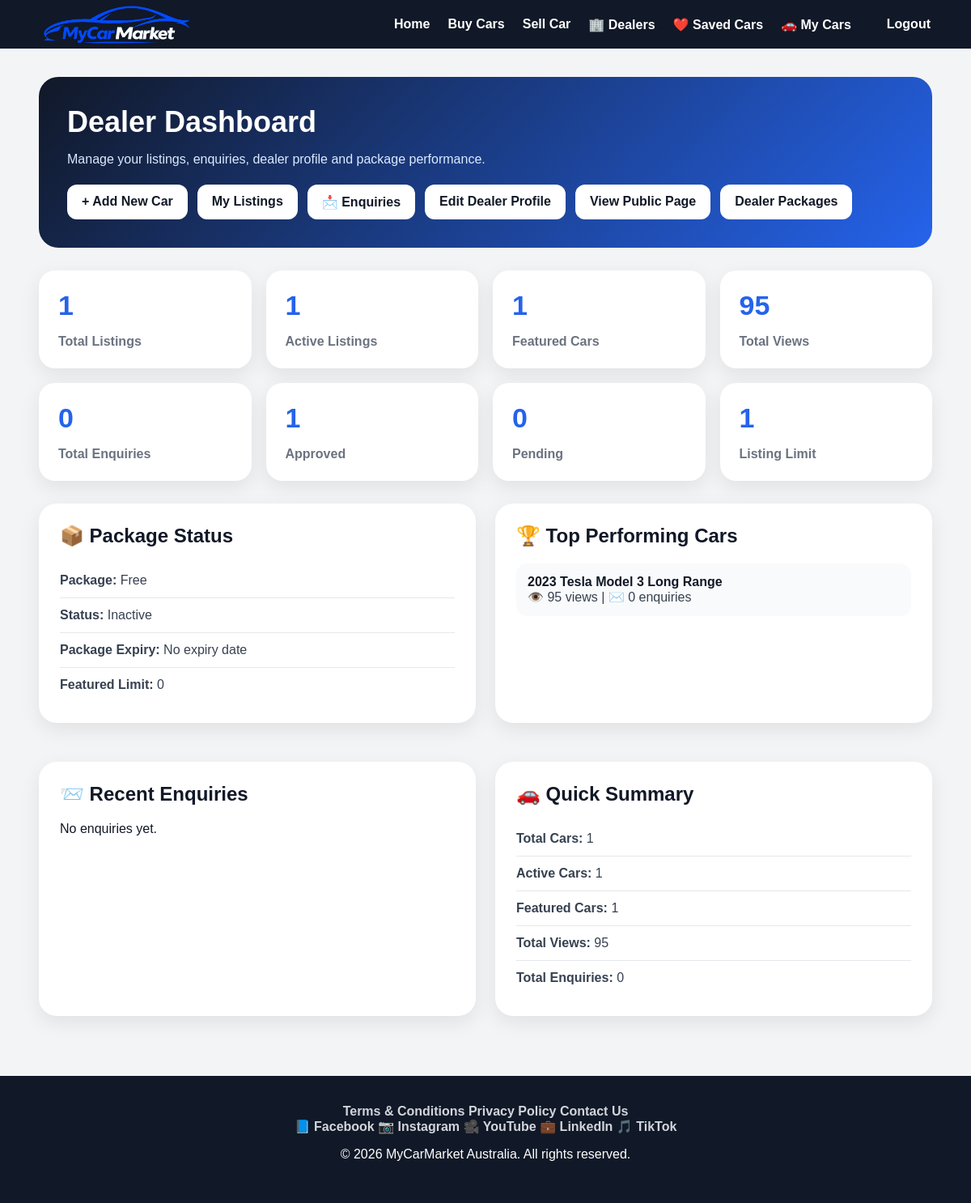
/cars/dealer/dashboard/ (signed in), run on the app's committed database.
### vehicles/models/car_models.py (models this page shows, shortened)
class Car(models.Model):
    seller = models.ForeignKey(
        User,
        on_delete=models.CASCADE,
        related_name='cars',
        null=True,
        blank=True
    )
    title = models.CharField(max_length=200)
    slug = models.SlugField(max_length=255, unique=True, blank=True, null=True)
    make = models.CharField(max_length=100)
    model = models.CharField(max_length=100)
    year = models.PositiveIntegerField()
    price = models.DecimalField(max_digits=12, decimal_places=2)
    kilometres = models.PositiveIntegerField()
    body_type = models.CharField(
        max_length=50,
        choices=BODY_TYPE_CHOICES,
        blank=True
    )
    transmission = models.CharField(
        max_length=50,
        choices=TRANSMISSION_CHOICES,
        blank=True
    )
    fuel_type = models.CharField(
        max_length=50,
        choices=FUEL_TYPE_CHOICES,
        blank=True
    )
    state = models.CharField(
        max_length=10,
        choices=STATE_CHOICES,
        blank=True
    )
    suburb = models.CharField(max_length=100, blank=True)
    description = models.TextField(blank=True)
    seller_name = models.CharField(max_length=100, blank=True)
    seller_email = models.EmailField(blank=True)
    seller_phone = models.CharField(max_length=30, blank=True)
    is_featured = models.BooleanField(default=False)
    featured_until = models.DateTimeField(null=True, blank=True)
    is_active = models.BooleanField(default=True)
    is_verified_listing = models.BooleanField(default=False)
    is_approved = models.BooleanField(default=False)
    moderation_status = models.CharField(
        max_length=20,
        choices=MODERATION_STATUS_CHOICES,
        default='pending'
    )
    approved_by = models.ForeignKey(
        User,
        on_delete=models.SET_NULL,
        null=True,
        blank=True,
        related_name='approved_cars'
    )
    approved_at = models.DateTimeField(
        null=True,
        blank=True
    )
    rejected_reason = models.TextField(
        blank=True
    )
    admin_note = models.TextField(
        blank=True
    )
    suspended_reason = models.TextField(
        blank=True
    )
    is_reported = models.BooleanField(
        default=False
    )
    report_count = models.PositiveIntegerField(
        default=0
    )
    views_count = models.PositiveIntegerField(default=0)
    created_at = models.DateTimeField(auto_now_add=True)

### vehicles/views/dealer_dashboard_views.py (the view)
@login_required
def dealer_dashboard(request):
    cars = Car.objects.filter(
        seller=request.user
    ).order_by('-created_at')
    total_listings = cars.count()
    active_listings = cars.filter(is_active=True).count()
    approved_listings = cars.filter(is_approved=True).count()
    pending_listings = cars.filter(is_approved=False).count()
    featured_listings = cars.filter(is_featured=True).count()
    total_views = sum(car.views_count for car in cars)
    total_enquiries = Enquiry.objects.filter(
        car__seller=request.user
    ).count()
    recent_enquiries = Enquiry.objects.filter(
        car__seller=request.user
    ).select_related('car').order_by('-created_at')[:5]
    top_cars = cars.order_by('-views_count')[:5]
    dealer_profile = None
    if hasattr(request.user, 'dealer_profile'):
        dealer_profile = request.user.dealer_profile
    package_name = 'Free'
    package_active = False
    package_expiry = None
    listing_limit = 1
    featured_limit = 0
    if dealer_profile:
        package_name = dealer_profile.package
        package_active = dealer_profile.package_active
        package_expiry = dealer_profile.package_expiry
        listing_limit = dealer_profile.max_listings
        featured_limit = dealer_profile.featured_ads_allowed
    return render(
        request,
        'vehicles/dealer_dashboard.html',
        {
            'cars': cars,
            'dealer_profile': dealer_profile,
            'total_listings': total_listings,
            'active_listings': active_listings,
            'approved_listings': approved_listings,
            'pending_listings': pending_listings,
            'featured_listings': featured_listings,
            'total_views': total_views,
            'total_enquiries': total_enquiries,
            'recent_enquiries': recent_enquiries,
            'top_cars': top_cars,
            'package_name': package_name,
            'package_active': package_active,
            'package_expiry': package_expiry,
            'listing_limit': listing_limit,
            'featured_limit': featured_limit,
        }
    )

### vehicles/templates/vehicles/dealer_dashboard.html (shortened to what this page needs)
<!DOCTYPE html>
<html lang="en">
<head>
    {% load static %}
    <link rel="stylesheet" href="{% static 'css/style.css' %}">
</head>
<body>
{% include 'includes/navbar.html' %}
<main class="dashboard-wrapper">
    <section class="dashboard-hero">
        <h1>Dealer Dashboard</h1>
        <p>
            Manage your listings, enquiries, dealer profile and package performance.
        </p>
        <div class="quick-actions">
            <a href="{% url 'create_car' %}">
                + Add New Car
            </a>
            <a href="{% url 'my_listings' %}">
                My Listings
            </a>
            <a href="{% url 'dealer_enquiries' %}">
                📩 Enquiries
            </a>
            <a href="{% url 'edit_dealer_profile' %}">
                Edit Dealer Profile
            </a>
            <a href="{% url 'dealer_detail' request.user.username %}">
                View Public Page
            </a>
            <a href="{% url 'dealer_packages' %}">
                Dealer Packages
            </a>
        </div>
    </section>
    <section class="stats-grid">
        <div class="stat-card">
            <h2>{{ total_listings }}</h2>
            <p>Total Listings</p>
        </div>
        <div class="stat-card">
            <h2>{{ active_listings }}</h2>
            <p>Active Listings</p>
        </div>
        <div class="stat-card">
            <h2>{{ featured_listings }}</h2>
            <p>Featured Cars</p>
        </div>
        <div class="stat-card">
            <h2>{{ total_views }}</h2>
            <p>Total Views</p>
        </div>
        <div class="stat-card">
            <h2>{{ total_enquiries }}</h2>
            <p>Total Enquiries</p>
        </div>
        <div class="stat-card">
            <h2>{{ approved_listings }}</h2>
            <p>Approved</p>
        </div>
        <div class="stat-card">
            <h2>{{ pending_listings }}</h2>
            <p>Pending</p>
        </div>
        <div class="stat-card">
            <h2>{{ listing_limit }}</h2>
            <p>Listing Limit</p>
        </div>
    </section>
    <section class="dashboard-grid">
        <div class="dashboard-card">
            <h2>📦 Package Status</h2>
            <div class="info-row">
                <strong>Package:</strong> {{ package_name|title }}
            </div>
            <div class="info-row">
                <strong>Status:</strong>
                {% if package_active %}
                    Active
                {% else %}
                    Inactive
                {% endif %}
            </div>
            <div class="info-row">
                <strong>Package Expiry:</strong>
                {% if package_expiry %}
                    {{ package_expiry|date:"d M Y" }}
                {% else %}
                    No expiry date
                {% endif %}
            </div>
            <div class="info-row">
                <strong>Featured Limit:</strong> {{ featured_limit }}
            </div>
        </div>
        <div class="dashboard-card">
            <h2>🏆 Top Performing Cars</h2>
            {% if top_cars %}
                {% for car in top_cars %}
                    <div class="car-row">
                        <strong>{{ car.title }}</strong><br>
                        👁️ {{ car.views_count }} views |
                        ✉️ {{ car.enquiries.count }} enquiries
                    </div>
                {% endfor %}
            {% else %}
                <p>No cars listed yet.</p>
            {% endif %}
        </div>
        <div class="dashboard-card">
            <h2>📨 Recent Enquiries</h2>
            {% if recent_enquiries %}
                {% for enquiry in recent_enquiries %}
                    <div class="lead-row">
                        <strong>{{ enquiry.name }}</strong><br>
                        Car: {{ enquiry.car.title }}<br>
                        Email: {{ enquiry.email }}<br>
                        Phone: {{ enquiry.phone }}<br>
                        Date: {{ enquiry.created_at|date:"d M Y, h:i A" }}<br>
                        {% if enquiry.is_read %}
                            <span class="enquiry-status read">
                                🟢 Read
                            </span>
                        {% else %}
                            <span class="enquiry-status new">
                                🔴 New
                            </span>
                        {% endif %}
                    </div>
                {% endfor %}
                <a href="{% url 'dealer_enquiries' %}"
                   class="view-all-link">
                    View all enquiries →
                </a>
            {% else %}
                <p>No enquiries yet.</p>
            {% endif %}
        </div>
        <div class="dashboard-card">
            <h2>🚗 Quick Summary</h2>
            <div class="info-row">
                <strong>Total Cars:</strong> {{ total_listings }}
            </div>
            <div class="info-row">
                <strong>Active Cars:</strong> {{ active_listings }}
            </div>
            <div class="info-row">
                <strong>Featured Cars:</strong> {{ featured_listings }}
            </div>
            <div class="info-row">
                <strong>Total Views:</strong> {{ total_views }}
            </div>
            <div class="info-row">
                <strong>Total Enquiries:</strong> {{ total_enquiries }}
            </div>
        </div>
    </section>
</main>
{% include 'includes/footer.html' %}
</body>
</html>

### static/css/style.css (style rules this page uses)
body { font-family:Arial, sans-serif; background:#f4f6f8; margin:0; padding:0; color:#111827; }

### vehicles/templates/vehicles/dealer_dashboard.html (style rules this page uses)
body { background: #f3f4f6; }
.dashboard-wrapper { width: 92%; max-width: 1250px; margin: 35px auto; }
.dashboard-hero { background: linear-gradient(135deg, #111827, #2563eb); color: white; padding: 35px; border-radius: 24px; margin-bottom: 28px; }
.dashboard-hero h1 { margin: 0; font-size: 36px; }
.dashboard-hero p { color: #dbeafe; }
.quick-actions { display: flex; flex-wrap: wrap; gap: 12px; margin-top: 22px; }
.quick-actions a { background: white; color: #111827; text-decoration: none; padding: 12px 18px; border-radius: 12px; font-weight: bold; }
.stats-grid { display: grid; grid-template-columns: repeat(4, 1fr); gap: 18px; margin-bottom: 28px; }
.stat-card { background: white; padding: 24px; border-radius: 20px; box-shadow: 0 8px 24px rgba(0,0,0,0.08); }
.stat-card h2 { margin: 0; font-size: 34px; color: #2563eb; }
.stat-card p { margin-bottom: 0; color: #6b7280; font-weight: bold; }
.dashboard-grid { display: grid; grid-template-columns: 1fr 1fr; gap: 24px; }
.dashboard-card { background: white; padding: 26px; border-radius: 22px; box-shadow: 0 8px 24px rgba(0,0,0,0.08); margin-bottom: 24px; }
.dashboard-card h2 { margin-top: 0; }
.info-row { padding: 12px 0; border-bottom: 1px solid #e5e7eb; color: #374151; }
.info-row:last-child { border-bottom: none; }
.lead-row, .car-row { background: #f9fafb; padding: 14px; border-radius: 14px; margin-bottom: 12px; color: #374151; }
.lead-row strong, .car-row strong { color: #111827; }

### data on the page
Car: title "2023 Tesla Model 3 Long Range", views_count "95", enquiries.count "0"

### other printed values
{{ total_listings }} "1"
{{ active_listings }} "1"
{{ featured_listings }} "1"
{{ total_views }} "95"
{{ total_enquiries }} "0"
{{ approved_listings }} "1"
{{ pending_listings }} "0"
{{ listing_limit }} "1"
{{ package_name|title }} "Free"
{{ featured_limit }} "0"
